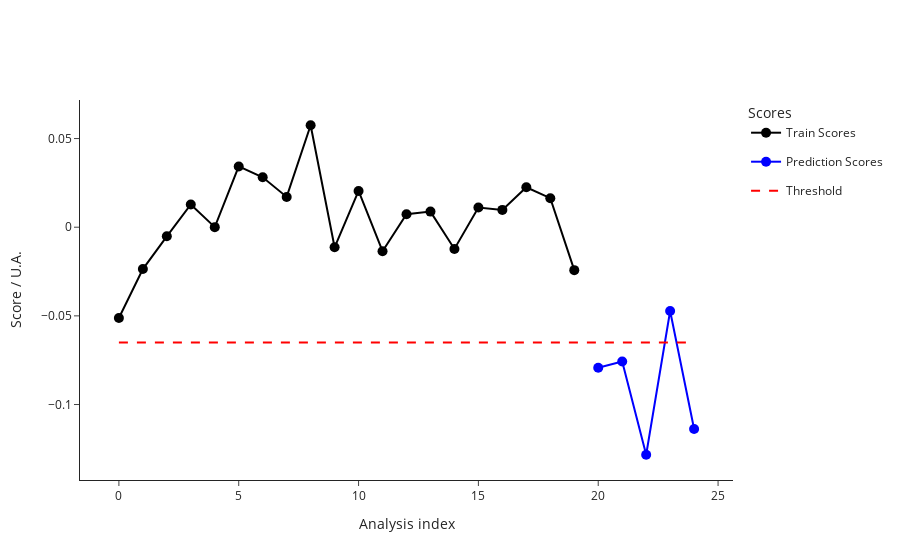

The notebook cell this image was saved under:
### Code cell
test2_data = pd.read_csv("dev/test2_features.csv")
test2_metadata = pd.read_csv("dev/test2_metadata.csv")
test_samples = test2_metadata["index"]

ana.predict(test2_data, test2_metadata)
outliers_test = ana.test_prediction_outliers()
print(outliers_test)
ana.plot_scores()

### Figure 1 — Plotly figure (JSON) as saved in the notebook; plotly's stock layout.template omitted (floating-point values rounded to 4 significant figures)
{"data": [{"hovertemplate": ["<b>index: </b>18<br><b>name: </b>210812_Pac--005<br><b>path: </b>C:/Users/Sandeep/Desktop/ExtractedSignals\\210812_Pac 2021-08-12 10-30-07\\210812_Pac--005.D<br><b>batch: </b>210812_Pac 2021-08-12 10-30-07<br><b>batch_position: </b>5<br><b>idle_time: </b>39.0<br><b>sample: </b>NaCl 0,9%<br><b>method: </b>SAA_411_Pac.M<br><b>timestamp: </b>2021-08-12 10:50:23<br><b>detector: </b>G1315C<br><b>pump: </b>G7110B<br><b>start_time: </b>2021-08-12 10:50:57<br><b>end_time: </b>2021-08-12 10:54:57<br><b>runtime: </b>239.7000000000036", "<b>index: </b>19<br><b>name: </b>210812_Pac--006<br><b>path: </b>C:/Users/Sandeep/Desktop/ExtractedSignals\\210812_Pac 2021-08-12 10-30-07\\210812_Pac--006.D<br><b>batch: </b>210812_Pac 2021-08-12 10-30-07<br><b>batch_position: </b>6<br><b>idle_time: </b>39.0<br><b>sample: </b>Blank<br><b>method: </b>SAA_411_Pac.M<br><b>timestamp: </b>2021-08-12 10:55:02<br><b>detector: </b>G1315C<br><b>pump: </b>G7110B<br><b>start_time: </b>2021-08-12 10:55:36<br><b>end_time: </b>2021-08-12 10:59:36<br><b>runtime: </b>239.7000000000036", "<b>index: </b>20<br><b>name: </b>210812_Pac--007<br><b>path: </b>C:/Users/Sandeep/Desktop/ExtractedSignals\\210812_Pac 2021-08-12 10-30-07\\210812_Pac--007.D<br><b>batch: </b>210812_Pac 2021-08-12 10-30-07<br><b>batch_position: </b>7<br><b>idle_time: </b>39.0<br><b>sample: </b>0.025 mg/ml<br><b>method: </b>SAA_411_Pac.M<br><b>timestamp: </b>2021-08-12 10:59:41<br><b>detector: </b>G1315C<br><b>pump: </b>G7110B<br><b>start_time: </b>2021-08-12 11:00:15<br><b>end_time: </b>2021-08-12 11:04:15<br><b>runtime: </b>239.7000000000036", "<b>index: </b>21<br><b>name: </b>210812_Pac--008<br><b>path: </b>C:/Users/Sandeep/Desktop/ExtractedSignals\\210812_Pac 2021-08-12 10-30-07\\210812_Pac--008.D<br><b>batch: </b>210812_Pac 2021-08-12 10-30-07<br><b>batch_position: </b>8<br><b>idle_time: </b>39.0<br><b>sample: </b>Blank<br><b>method: </b>SAA_411_Pac.M<br><b>timestamp: </b>2021-08-12 11:04:20<br><b>detector: </b>G1315C<br><b>pump: </b>G7110B<br><b>start_time: </b>2021-08-12 11:04:54<br><b>end_time: </b>2021-08-12 11:08:54<br><b>runtime: </b>239.7000000000036", "<b>index: </b>22<br><b>name: </b>210812_Pac--009<br><b>path: </b>C:/Users/Sandeep/Desktop/ExtractedSignals\\210812_Pac 2021-08-12 10-30-07\\210812_Pac--009.D<br><b>batch: </b>210812_Pac 2021-08-12 10-30-07<br><b>batch_position: </b>9<br><b>idle_time: </b>38.0<br><b>sample: </b>210806/036 :10<br><b>method: </b>SAA_411_Pac.M<br><b>timestamp: </b>2021-08-12 11:08:59<br><b>detector: </b>G1315C<br><b>pump: </b>G7110B<br><b>start_time: </b>2021-08-12 11:09:32<br><b>end_time: </b>2021-08-12 11:13:32<br><b>runtime: </b>239.7000000000036", "<b>index: </b>23<br><b>name: </b>210812_Pac--010<br><b>path: </b>C:/Users/Sandeep/Desktop/ExtractedSignals\\210812_Pac 2021-08-12 10-30-07\\210812_Pac--010.D<br><b>batch: </b>210812_Pac 2021-08-12 10-30-07<br><b>batch_position: </b>10<br><b>idle_time: </b>39.0<br><b>sample: </b>210806/036 :10<br><b>method: </b>SAA_411_Pac.M<br><b>timestamp: </b>2021-08-12 11:13:37<br><b>detector: </b>G7110B<br><b>pump: </b>G7110B<br><b>start_time: </b>2021-08-12 11:14:11<br><b>end_time: </b>2021-08-12 11:18:11<br><b>runtime: </b>239.7000000000036", "<b>index: </b>24<br><b>name: </b>210812_Pac--011<br><b>path: </b>C:/Users/Sandeep/Desktop/ExtractedSignals\\210812_Pac 2021-08-12 10-30-07\\210812_Pac--011.D<br><b>batch: </b>210812_Pac 2021-08-12 10-30-07<br><b>batch_position: </b>11<br><b>idle_time: </b>39.0<br><b>sample: </b>210806/036 :10<br><b>method: </b>SAA_411_Pac.M<br><b>timestamp: </b>2021-08-12 11:18:16<br><b>detector: </b>G7110B<br><b>pump: </b>G7110B<br><b>start_time: </b>2021-08-12 11:18:50<br><b>end_time: </b>2021-08-12 11:22:50<br><b>runtime: </b>239.7000000000036", "<b>index: </b>25<br><b>name: </b>210812_Pac--012<br><b>path: </b>C:/Users/Sandeep/Desktop/ExtractedSignals\\210812_Pac 2021-08-12 10-30-07\\210812_Pac--012.D<br><b>batch: </b>210812_Pac 2021-08-12 10-30-07<br><b>batch_position: </b>12<br><b>idle_time: </b>39.0<br><b>sample: </b>Blank<br><b>method: </b>SAA_411_Pac.M<br><b>timestamp: </b>2021-08-12 11:22:55<br><b>detector: </b>G1315C<br><b>pump: </b>G7110B<br><b>start_time: </b>2021-08-12 11:23:29<br><b>end_time: </b>2021-08-12 11:27:29<br><b>runtime: </b>239.7000000000036", "<b>index: </b>26<br><b>name: </b>210812_Pac--013<br><b>path: </b>C:/Users/Sandeep/Desktop/ExtractedSignals\\210812_Pac 2021-08-12 10-30-07\\210812_Pac--013.D<br><b>batch: </b>210812_Pac 2021-08-12 10-30-07<br><b>batch_position: </b>13<br><b>idle_time: </b>39.0<br><b>sample: </b>0.025 mg/ml<br><b>method: </b>SAA_411_Pac.M<br><b>timestamp: </b>2021-08-12 11:27:34<br><b>detector: </b>G1315C<br><b>pump: </b>G7110B<br><b>start_time: </b>2021-08-12 11:28:08<br><b>end_time: </b>2021-08-12 11:32:08<br><b>runtime: </b>239.7000000000036", "<b>index: </b>27<br><b>name: </b>210812_Pac--014<br><b>path: </b>C:/Users/Sandeep/Desktop/ExtractedSignals\\210812_Pac 2021-08-12 10-30-07\\210812_Pac--014.D<br><b>batch: </b>210812_Pac 2021-08-12 10-30-07<br><b>batch_position: </b>14<br><b>idle_time: </b>38.0<br><b>sample: </b>Blank<br><b>method: </b>SAA_411_Pac.M<br><b>timestamp: </b>2021-08-12 11:32:13<br><b>detector: </b>G7110B<br><b>pump: </b>G7110B<br><b>start_time: </b>2021-08-12 11:32:46<br><b>end_time: </b>2021-08-12 11:36:47<br><b>runtime: </b>239.7000000000036", "<b>index: </b>51<br><b>name: </b>210813_Pac--005<br><b>path: </b>C:/Users/Sandeep/Desktop/ExtractedSignals\\210813_Pac 2021-08-13 10-37-27\\210813_Pac--005.D<br><b>batch: </b>210813_Pac 2021-08-13 10-37-27<br><b>batch_position: </b>5<br><b>idle_time: </b>39.0<br><b>sample: </b>NaCl 0,9%<br><b>method: </b>SAA_411_Pac.M<br><b>timestamp: </b>2021-08-13 10:57:52<br><b>detector: </b>G7110B<br><b>pump: </b>G7110B<br><b>start_time: </b>2021-08-13 10:58:26<br><b>end_time: </b>2021-08-13 11:02:27<br><b>runtime: </b>239.7000000000036", "<b>index: </b>52<br><b>name: </b>210813_Pac--006<br><b>path: </b>C:/Users/Sandeep/Desktop/ExtractedSignals\\210813_Pac 2021-08-13 10-37-27\\210813_Pac--006.D<br><b>batch: </b>210813_Pac 2021-08-13 10-37-27<br><b>batch_position: </b>6<br><b>idle_time: </b>38.0<br><b>sample: </b>Blank<br><b>method: </b>SAA_411_Pac.M<br><b>timestamp: </b>2021-08-13 11:02:31<br><b>detector: </b>G1315C<br><b>pump: </b>G7110B<br><b>start_time: </b>2021-08-13 11:03:05<br><b>end_time: </b>2021-08-13 11:07:06<br><b>runtime: </b>239.7000000000036", "<b>index: </b>53<br><b>name: </b>210813_Pac--007<br><b>path: </b>C:/Users/Sandeep/Desktop/ExtractedSignals\\210813_Pac 2021-08-13 10-37-27\\210813_Pac--007.D<br><b>batch: </b>210813_Pac 2021-08-13 10-37-27<br><b>batch_position: </b>7<br><b>idle_time: </b>38.0<br><b>sample: </b>0.025 mg/ml<br><b>method: </b>SAA_411_Pac.M<br><b>timestamp: </b>2021-08-13 11:07:10<br><b>detector: </b>G1315C<br><b>pump: </b>G7116B<br><b>start_time: </b>2021-08-13 11:07:44<br><b>end_time: </b>2021-08-13 11:11:45<br><b>runtime: </b>239.7000000000036", "<b>index: </b>54<br><b>name: </b>210813_Pac--008<br><b>path: </b>C:/Users/Sandeep/Desktop/ExtractedSignals\\210813_Pac 2021-08-13 10-37-27\\210813_Pac--008.D<br><b>batch: </b>210813_Pac 2021-08-13 10-37-27<br><b>batch_position: </b>8<br><b>idle_time: </b>38.0<br><b>sample: </b>Blank<br><b>method: </b>SAA_411_Pac.M<br><b>timestamp: </b>2021-08-13 11:11:49<br><b>detector: </b>G1315C<br><b>pump: </b>G7110B<br><b>start_time: </b>2021-08-13 11:12:23<br><b>end_time: </b>2021-08-13 11:16:23<br><b>runtime: </b>239.7000000000036", "<b>index: </b>55<br><b>name: </b>210813_Pac--009<br><b>path: </b>C:/Users/Sandeep/Desktop/ExtractedSignals\\210813_Pac 2021-08-13 10-37-27\\210813_Pac--009.D<br><b>batch: </b>210813_Pac 2021-08-13 10-37-27<br><b>batch_position: </b>9<br><b>idle_time: </b>39.0<br><b>sample: </b>210812/004 :20<br><b>method: </b>SAA_411_Pac.M<br><b>timestamp: </b>2021-08-13 11:16:28<br><b>detector: </b>G1315C<br><b>pump: </b>G7110B<br><b>start_time: </b>2021-08-13 11:17:02<br><b>end_time: </b>2021-08-13 11:21:03<br><b>runtime: </b>239.7000000000036", "<b>index: </b>56<br><b>name: </b>210813_Pac--010<br><b>path: </b>C:/Users/Sandeep/Desktop/ExtractedSignals\\210813_Pac 2021-08-13 10-37-27\\210813_Pac--010.D<br><b>batch: </b>210813_Pac 2021-08-13 10-37-27<br><b>batch_position: </b>10<br><b>idle_time: </b>38.0<br><b>sample: </b>210812/004 :20<br><b>method: </b>SAA_411_Pac.M<br><b>timestamp: </b>2021-08-13 11:21:08<br><b>detector: </b>G1315C<br><b>pump: </b>G7110B<br><b>start_time: </b>2021-08-13 11:21:41<br><b>end_time: </b>2021-08-13 11:25:42<br><b>runtime: </b>239.7000000000036", "<b>index: </b>57<br><b>name: </b>210813_Pac--011<br><b>path: </b>C:/Users/Sandeep/Desktop/ExtractedSignals\\210813_Pac 2021-08-13 10-37-27\\210813_Pac--011.D<br><b>batch: </b>210813_Pac 2021-08-13 10-37-27<br><b>batch_position: </b>11<br><b>idle_time: </b>39.0<br><b>sample: </b>210812/004 :20<br><b>method: </b>SAA_411_Pac.M<br><b>timestamp: </b>2021-08-13 11:25:46<br><b>detector: </b>G1315C<br><b>pump: </b>G7110B<br><b>start_time: </b>2021-08-13 11:26:21<br><b>end_time: </b>2021-08-13 11:30:21<br><b>runtime: </b>239.7000000000036", "<b>index: </b>58<br><b>name: </b>210813_Pac--012<br><b>path: </b>C:/Users/Sandeep/Desktop/ExtractedSignals\\210813_Pac 2021-08-13 10-37-27\\210813_Pac--012.D<br><b>batch: </b>210813_Pac 2021-08-13 10-37-27<br><b>batch_position: </b>12<br><b>idle_time: </b>38.0<br><b>sample: </b>Blank<br><b>method: </b>SAA_411_Pac.M<br><b>timestamp: </b>2021-08-13 11:30:26<br><b>detector: </b>G1315C<br><b>pump: </b>G7110B<br><b>start_time: </b>2021-08-13 11:30:59<br><b>end_time: </b>2021-08-13 11:34:59<br><b>runtime: </b>239.7000000000036", "<b>index: </b>59<br><b>name: </b>210813_Pac--013<br><b>path: </b>C:/Users/Sandeep/Desktop/ExtractedSignals\\210813_Pac 2021-08-13 10-37-27\\210813_Pac--013.D<br><b>batch: </b>210813_Pac 2021-08-13 10-37-27<br><b>batch_position: </b>13<br><b>idle_time: </b>39.0<br><b>sample: </b>0.025 mg/ml<br><b>method: </b>SAA_411_Pac.M<br><b>timestamp: </b>2021-08-13 11:35:04<br><b>detector: </b>G1315C<br><b>pump: </b>G7110B<br><b>start_time: </b>2021-08-13 11:35:38<br><b>end_time: </b>2021-08-13 11:39:38<br><b>runtime: </b>239.7000000000036", "<b>index: </b>60<br><b>name: </b>210813_Pac--014<br><b>path: </b>C:/Users/Sandeep/Desktop/ExtractedSignals\\210813_Pac 2021-08-13 10-37-27\\210813_Pac--014.D<br><b>batch: </b>210813_Pac 2021-08-13 10-37-27<br><b>batch_position: </b>14<br><b>idle_time: </b>38.0<br><b>sample: </b>Blank<br><b>method: </b>SAA_411_Pac.M<br><b>timestamp: </b>2021-08-13 11:39:43<br><b>detector: </b>G1315C<br><b>pump: </b>G7110B<br><b>start_time: </b>2021-08-13 11:40:16<br><b>end_time: </b>2021-08-13 11:44:17<br><b>runtime: </b>239.7000000000036"], "legendgroup": "Train", "line": {"color": "black"}, "marker": {"color": "black", "size": 10}, "mode": "lines+markers", "name": "Train Scores", "text": ["<b>index: </b>18<br><b>name: </b>210812_Pac--005<br><b>path: </b>C:/Users/Sandeep/Desktop/ExtractedSignals\\210812_Pac 2021-08-12 10-30-07\\210812_Pac--005.D<br><b>batch: </b>210812_Pac 2021-08-12 10-30-07<br><b>batch_position: </b>5<br><b>idle_time: </b>39.0<br><b>sample: </b>NaCl 0,9%<br><b>method: </b>SAA_411_Pac.M<br><b>timestamp: </b>2021-08-12 10:50:23<br><b>detector: </b>G1315C<br><b>pump: </b>G7110B<br><b>start_time: </b>2021-08-12 10:50:57<br><b>end_time: </b>2021-08-12 10:54:57<br><b>runtime: </b>239.7000000000036", "<b>index: </b>19<br><b>name: </b>210812_Pac--006<br><b>path: </b>C:/Users/Sandeep/Desktop/ExtractedSignals\\210812_Pac 2021-08-12 10-30-07\\210812_Pac--006.D<br><b>batch: </b>210812_Pac 2021-08-12 10-30-07<br><b>batch_position: </b>6<br><b>idle_time: </b>39.0<br><b>sample: </b>Blank<br><b>method: </b>SAA_411_Pac.M<br><b>timestamp: </b>2021-08-12 10:55:02<br><b>detector: </b>G1315C<br><b>pump: </b>G7110B<br><b>start_time: </b>2021-08-12 10:55:36<br><b>end_time: </b>2021-08-12 10:59:36<br><b>runtime: </b>239.7000000000036", "<b>index: </b>20<br><b>name: </b>210812_Pac--007<br><b>path: </b>C:/Users/Sandeep/Desktop/ExtractedSignals\\210812_Pac 2021-08-12 10-30-07\\210812_Pac--007.D<br><b>batch: </b>210812_Pac 2021-08-12 10-30-07<br><b>batch_position: </b>7<br><b>idle_time: </b>39.0<br><b>sample: </b>0.025 mg/ml<br><b>method: </b>SAA_411_Pac.M<br><b>timestamp: </b>2021-08-12 10:59:41<br><b>detector: </b>G1315C<br><b>pump: </b>G7110B<br><b>start_time: </b>2021-08-12 11:00:15<br><b>end_time: </b>2021-08-12 11:04:15<br><b>runtime: </b>239.7000000000036", "<b>index: </b>21<br><b>name: </b>210812_Pac--008<br><b>path: </b>C:/Users/Sandeep/Desktop/ExtractedSignals\\210812_Pac 2021-08-12 10-30-07\\210812_Pac--008.D<br><b>batch: </b>210812_Pac 2021-08-12 10-30-07<br><b>batch_position: </b>8<br><b>idle_time: </b>39.0<br><b>sample: </b>Blank<br><b>method: </b>SAA_411_Pac.M<br><b>timestamp: </b>2021-08-12 11:04:20<br><b>detector: </b>G1315C<br><b>pump: </b>G7110B<br><b>start_time: </b>2021-08-12 11:04:54<br><b>end_time: </b>2021-08-12 11:08:54<br><b>runtime: </b>239.7000000000036", "<b>index: </b>22<br><b>name: </b>210812_Pac--009<br><b>path: </b>C:/Users/Sandeep/Desktop/ExtractedSignals\\210812_Pac 2021-08-12 10-30-07\\210812_Pac--009.D<br><b>batch: </b>210812_Pac 2021-08-12 10-30-07<br><b>batch_position: </b>9<br><b>idle_time: </b>38.0<br><b>sample: </b>210806/036 :10<br><b>method: </b>SAA_411_Pac.M<br><b>timestamp: </b>2021-08-12 11:08:59<br><b>detector: </b>G1315C<br><b>pump: </b>G7110B<br><b>start_time: </b>2021-08-12 11:09:32<br><b>end_time: </b>2021-08-12 11:13:32<br><b>runtime: </b>239.7000000000036", "<b>index: </b>23<br><b>name: </b>210812_Pac--010<br><b>path: </b>C:/Users/Sandeep/Desktop/ExtractedSignals\\210812_Pac 2021-08-12 10-30-07\\210812_Pac--010.D<br><b>batch: </b>210812_Pac 2021-08-12 10-30-07<br><b>batch_position: </b>10<br><b>idle_time: </b>39.0<br><b>sample: </b>210806/036 :10<br><b>method: </b>SAA_411_Pac.M<br><b>timestamp: </b>2021-08-12 11:13:37<br><b>detector: </b>G7110B<br><b>pump: </b>G7110B<br><b>start_time: </b>2021-08-12 11:14:11<br><b>end_time: </b>2021-08-12 11:18:11<br><b>runtime: </b>239.7000000000036", "<b>index: </b>24<br><b>name: </b>210812_Pac--011<br><b>path: </b>C:/Users/Sandeep/Desktop/ExtractedSignals\\210812_Pac 2021-08-12 10-30-07\\210812_Pac--011.D<br><b>batch: </b>210812_Pac 2021-08-12 10-30-07<br><b>batch_position: </b>11<br><b>idle_time: </b>39.0<br><b>sample: </b>210806/036 :10<br><b>method: </b>SAA_411_Pac.M<br><b>timestamp: </b>2021-08-12 11:18:16<br><b>detector: </b>G7110B<br><b>pump: </b>G7110B<br><b>start_time: </b>2021-08-12 11:18:50<br><b>end_time: </b>2021-08-12 11:22:50<br><b>runtime: </b>239.7000000000036", "<b>index: </b>25<br><b>name: </b>210812_Pac--012<br><b>path: </b>C:/Users/Sandeep/Desktop/ExtractedSignals\\210812_Pac 2021-08-12 10-30-07\\210812_Pac--012.D<br><b>batch: </b>210812_Pac 2021-08-12 10-30-07<br><b>batch_position: </b>12<br><b>idle_time: </b>39.0<br><b>sample: </b>Blank<br><b>method: </b>SAA_411_Pac.M<br><b>timestamp: </b>2021-08-12 11:22:55<br><b>detector: </b>G1315C<br><b>pump: </b>G7110B<br><b>start_time: </b>2021-08-12 11:23:29<br><b>end_time: </b>2021-08-12 11:27:29<br><b>runtime: </b>239.7000000000036", "<b>index: </b>26<br><b>name: </b>210812_Pac--013<br><b>path: </b>C:/Users/Sandeep/Desktop/ExtractedSignals\\210812_Pac 2021-08-12 10-30-07\\210812_Pac--013.D<br><b>batch: </b>210812_Pac 2021-08-12 10-30-07<br><b>batch_position: </b>13<br><b>idle_time: </b>39.0<br><b>sample: </b>0.025 mg/ml<br><b>method: </b>SAA_411_Pac.M<br><b>timestamp: </b>2021-08-12 11:27:34<br><b>detector: </b>G1315C<br><b>pump: </b>G7110B<br><b>start_time: </b>2021-08-12 11:28:08<br><b>end_time: </b>2021-08-12 11:32:08<br><b>runtime: </b>239.7000000000036", "<b>index: </b>27<br><b>name: </b>210812_Pac--014<br><b>path: </b>C:/Users/Sandeep/Desktop/ExtractedSignals\\210812_Pac 2021-08-12 10-30-07\\210812_Pac--014.D<br><b>batch: </b>210812_Pac 2021-08-12 10-30-07<br><b>batch_position: </b>14<br><b>idle_time: </b>38.0<br><b>sample: </b>Blank<br><b>method: </b>SAA_411_Pac.M<br><b>timestamp: </b>2021-08-12 11:32:13<br><b>detector: </b>G7110B<br><b>pump: </b>G7110B<br><b>start_time: </b>2021-08-12 11:32:46<br><b>end_time: </b>2021-08-12 11:36:47<br><b>runtime: </b>239.7000000000036", "<b>index: </b>51<br><b>name: </b>210813_Pac--005<br><b>path: </b>C:/Users/Sandeep/Desktop/ExtractedSignals\\210813_Pac 2021-08-13 10-37-27\\210813_Pac--005.D<br><b>batch: </b>210813_Pac 2021-08-13 10-37-27<br><b>batch_position: </b>5<br><b>idle_time: </b>39.0<br><b>sample: </b>NaCl 0,9%<br><b>method: </b>SAA_411_Pac.M<br><b>timestamp: </b>2021-08-13 10:57:52<br><b>detector: </b>G7110B<br><b>pump: </b>G7110B<br><b>start_time: </b>2021-08-13 10:58:26<br><b>end_time: </b>2021-08-13 11:02:27<br><b>runtime: </b>239.7000000000036", "<b>index: </b>52<br><b>name: </b>210813_Pac--006<br><b>path: </b>C:/Users/Sandeep/Desktop/ExtractedSignals\\210813_Pac 2021-08-13 10-37-27\\210813_Pac--006.D<br><b>batch: </b>210813_Pac 2021-08-13 10-37-27<br><b>batch_position: </b>6<br><b>idle_time: </b>38.0<br><b>sample: </b>Blank<br><b>method: </b>SAA_411_Pac.M<br><b>timestamp: </b>2021-08-13 11:02:31<br><b>detector: </b>G1315C<br><b>pump: </b>G7110B<br><b>start_time: </b>2021-08-13 11:03:05<br><b>end_time: </b>2021-08-13 11:07:06<br><b>runtime: </b>239.7000000000036", "<b>index: </b>53<br><b>name: </b>210813_Pac--007<br><b>path: </b>C:/Users/Sandeep/Desktop/ExtractedSignals\\210813_Pac 2021-08-13 10-37-27\\210813_Pac--007.D<br><b>batch: </b>210813_Pac 2021-08-13 10-37-27<br><b>batch_position: </b>7<br><b>idle_time: </b>38.0<br><b>sample: </b>0.025 mg/ml<br><b>method: </b>SAA_411_Pac.M<br><b>timestamp: </b>2021-08-13 11:07:10<br><b>detector: </b>G1315C<br><b>pump: </b>G7116B<br><b>start_time: </b>2021-08-13 11:07:44<br><b>end_time: </b>2021-08-13 11:11:45<br><b>runtime: </b>239.7000000000036", "<b>index: </b>54<br><b>name: </b>210813_Pac--008<br><b>path: </b>C:/Users/Sandeep/Desktop/ExtractedSignals\\210813_Pac 2021-08-13 10-37-27\\210813_Pac--008.D<br><b>batch: </b>210813_Pac 2021-08-13 10-37-27<br><b>batch_position: </b>8<br><b>idle_time: </b>38.0<br><b>sample: </b>Blank<br><b>method: </b>SAA_411_Pac.M<br><b>timestamp: </b>2021-08-13 11:11:49<br><b>detector: </b>G1315C<br><b>pump: </b>G7110B<br><b>start_time: </b>2021-08-13 11:12:23<br><b>end_time: </b>2021-08-13 11:16:23<br><b>runtime: </b>239.7000000000036", "<b>index: </b>55<br><b>name: </b>210813_Pac--009<br><b>path: </b>C:/Users/Sandeep/Desktop/ExtractedSignals\\210813_Pac 2021-08-13 10-37-27\\210813_Pac--009.D<br><b>batch: </b>210813_Pac 2021-08-13 10-37-27<br><b>batch_position: </b>9<br><b>idle_time: </b>39.0<br><b>sample: </b>210812/004 :20<br><b>method: </b>SAA_411_Pac.M<br><b>timestamp: </b>2021-08-13 11:16:28<br><b>detector: </b>G1315C<br><b>pump: </b>G7110B<br><b>start_time: </b>2021-08-13 11:17:02<br><b>end_time: </b>2021-08-13 11:21:03<br><b>runtime: </b>239.7000000000036", "<b>index: </b>56<br><b>name: </b>210813_Pac--010<br><b>path: </b>C:/Users/Sandeep/Desktop/ExtractedSignals\\210813_Pac 2021-08-13 10-37-27\\210813_Pac--010.D<br><b>batch: </b>210813_Pac 2021-08-13 10-37-27<br><b>batch_position: </b>10<br><b>idle_time: </b>38.0<br><b>sample: </b>210812/004 :20<br><b>method: </b>SAA_411_Pac.M<br><b>timestamp: </b>2021-08-13 11:21:08<br><b>detector: </b>G1315C<br><b>pump: </b>G7110B<br><b>start_time: </b>2021-08-13 11:21:41<br><b>end_time: </b>2021-08-13 11:25:42<br><b>runtime: </b>239.7000000000036", "<b>index: </b>57<br><b>name: </b>210813_Pac--011<br><b>path: </b>C:/Users/Sandeep/Desktop/ExtractedSignals\\210813_Pac 2021-08-13 10-37-27\\210813_Pac--011.D<br><b>batch: </b>210813_Pac 2021-08-13 10-37-27<br><b>batch_position: </b>11<br><b>idle_time: </b>39.0<br><b>sample: </b>210812/004 :20<br><b>method: </b>SAA_411_Pac.M<br><b>timestamp: </b>2021-08-13 11:25:46<br><b>detector: </b>G1315C<br><b>pump: </b>G7110B<br><b>start_time: </b>2021-08-13 11:26:21<br><b>end_time: </b>2021-08-13 11:30:21<br><b>runtime: </b>239.7000000000036", "<b>index: </b>58<br><b>name: </b>210813_Pac--012<br><b>path: </b>C:/Users/Sandeep/Desktop/ExtractedSignals\\210813_Pac 2021-08-13 10-37-27\\210813_Pac--012.D<br><b>batch: </b>210813_Pac 2021-08-13 10-37-27<br><b>batch_position: </b>12<br><b>idle_time: </b>38.0<br><b>sample: </b>Blank<br><b>method: </b>SAA_411_Pac.M<br><b>timestamp: </b>2021-08-13 11:30:26<br><b>detector: </b>G1315C<br><b>pump: </b>G7110B<br><b>start_time: </b>2021-08-13 11:30:59<br><b>end_time: </b>2021-08-13 11:34:59<br><b>runtime: </b>239.7000000000036", "<b>index: </b>59<br><b>name: </b>210813_Pac--013<br><b>path: </b>C:/Users/Sandeep/Desktop/ExtractedSignals\\210813_Pac 2021-08-13 10-37-27\\210813_Pac--013.D<br><b>batch: </b>210813_Pac 2021-08-13 10-37-27<br><b>batch_position: </b>13<br><b>idle_time: </b>39.0<br><b>sample: </b>0.025 mg/ml<br><b>method: </b>SAA_411_Pac.M<br><b>timestamp: </b>2021-08-13 11:35:04<br><b>detector: </b>G1315C<br><b>pump: </b>G7110B<br><b>start_time: </b>2021-08-13 11:35:38<br><b>end_time: </b>2021-08-13 11:39:38<br><b>runtime: </b>239.7000000000036", "<b>index: </b>60<br><b>name: </b>210813_Pac--014<br><b>path: </b>C:/Users/Sandeep/Desktop/ExtractedSignals\\210813_Pac 2021-08-13 10-37-27\\210813_Pac--014.D<br><b>batch: </b>210813_Pac 2021-08-13 10-37-27<br><b>batch_position: </b>14<br><b>idle_time: </b>38.0<br><b>sample: </b>Blank<br><b>method: </b>SAA_411_Pac.M<br><b>timestamp: </b>2021-08-13 11:39:43<br><b>detector: </b>G1315C<br><b>pump: </b>G7110B<br><b>start_time: </b>2021-08-13 11:40:16<br><b>end_time: </b>2021-08-13 11:44:17<br><b>runtime: </b>239.7000000000036"], "type": "scatter", "x": [0, 1, 2, 3, 4, 5, 6, 7, 8, 9, 10, 11, 12, 13, 14, 15, 16, 17, 18, 19], "y": [-0.05118, -0.02359, -0.005131, 0.01283, 4.796e-05, 0.03428, 0.02818, 0.01708, 0.05751, -0.01131, 0.02044, -0.01354, 0.007281, 0.008799, -0.01225, 0.01109, 0.009778, 0.02251, 0.01637, -0.02421]}, {"hovertemplate": ["<b>index: </b>266<br><b>name: </b>210910_Pac<br><b>path: </b>C:/Users/Sandeep/Desktop/ExtractedSignals\\210910_Pac 2021-09-10 14-25-54\\210910_Pac.D<br><b>batch: </b>210910_Pac 2021-09-10 14-25-54<br><b>batch_position: </b>1<br><b>idle_time: </b>142.0<br><b>sample: </b>Blank<br><b>method: </b>SAA_411_Pac.M<br><b>timestamp: </b>2021-09-10 14:25:59<br><b>detector: </b>G1315C<br><b>pump: </b>G7110B<br><b>start_time: </b>2021-09-10 14:28:06<br><b>end_time: </b>2021-09-10 14:32:06<br><b>runtime: </b>239.7000000000036", "<b>index: </b>47<br><b>name: </b>210813_Pac<br><b>path: </b>C:/Users/Sandeep/Desktop/ExtractedSignals\\210813_Pac 2021-08-13 10-37-27\\210813_Pac.D<br><b>batch: </b>210813_Pac 2021-08-13 10-37-27<br><b>batch_position: </b>1<br><b>idle_time: </b>5673.0<br><b>sample: </b>Blank<br><b>method: </b>SAA_411_Pac.M<br><b>timestamp: </b>2021-08-13 10:37:33<br><b>detector: </b>G7110B<br><b>pump: </b>G7110B<br><b>start_time: </b>2021-08-13 10:39:51<br><b>end_time: </b>2021-08-13 10:43:51<br><b>runtime: </b>239.7000000000036", "<b>index: </b>17<br><b>name: </b>210812_Pac--004<br><b>path: </b>C:/Users/Sandeep/Desktop/ExtractedSignals\\210812_Pac 2021-08-12 10-30-07\\210812_Pac--004.D<br><b>batch: </b>210812_Pac 2021-08-12 10-30-07<br><b>batch_position: </b>4<br><b>idle_time: </b>39.0<br><b>sample: </b>Blank<br><b>method: </b>SAA_411_Pac.M<br><b>timestamp: </b>2021-08-12 10:45:44<br><b>detector: </b>G1315C<br><b>pump: </b>G7110B<br><b>start_time: </b>2021-08-12 10:46:18<br><b>end_time: </b>2021-08-12 10:50:18<br><b>runtime: </b>239.7000000000036", "<b>index: </b>119<br><b>name: </b>210819_Pac--004<br><b>path: </b>C:/Users/Sandeep/Desktop/ExtractedSignals\\210819_Pac 2021-08-19 15-50-49\\210819_Pac--004.D<br><b>batch: </b>210819_Pac 2021-08-19 15-50-49<br><b>batch_position: </b>4<br><b>idle_time: </b>39.0<br><b>sample: </b>Blank<br><b>method: </b>SAA_411_Pac.M<br><b>timestamp: </b>2021-08-19 16:06:48<br><b>detector: </b>G7110B<br><b>pump: </b>G7110B<br><b>start_time: </b>2021-08-19 16:07:22<br><b>end_time: </b>2021-08-19 16:11:23<br><b>runtime: </b>239.7000000000036", "<b>index: </b>16<br><b>name: </b>210812_Pac--003<br><b>path: </b>C:/Users/Sandeep/Desktop/ExtractedSignals\\210812_Pac 2021-08-12 10-30-07\\210812_Pac--003.D<br><b>batch: </b>210812_Pac 2021-08-12 10-30-07<br><b>batch_position: </b>3<br><b>idle_time: </b>39.0<br><b>sample: </b>Blank<br><b>method: </b>SAA_411_Pac.M<br><b>timestamp: </b>2021-08-12 10:41:05<br><b>detector: </b>G1315C<br><b>pump: </b>G7110B<br><b>start_time: </b>2021-08-12 10:41:39<br><b>end_time: </b>2021-08-12 10:45:39<br><b>runtime: </b>239.7000000000036"], "legendgroup": "Prediction", "line": {"color": "blue"}, "marker": {"color": "blue", "size": 10}, "mode": "lines+markers", "name": "Prediction Scores", "text": ["<b>index: </b>266<br><b>name: </b>210910_Pac<br><b>path: </b>C:/Users/Sandeep/Desktop/ExtractedSignals\\210910_Pac 2021-09-10 14-25-54\\210910_Pac.D<br><b>batch: </b>210910_Pac 2021-09-10 14-25-54<br><b>batch_position: </b>1<br><b>idle_time: </b>142.0<br><b>sample: </b>Blank<br><b>method: </b>SAA_411_Pac.M<br><b>timestamp: </b>2021-09-10 14:25:59<br><b>detector: </b>G1315C<br><b>pump: </b>G7110B<br><b>start_time: </b>2021-09-10 14:28:06<br><b>end_time: </b>2021-09-10 14:32:06<br><b>runtime: </b>239.7000000000036", "<b>index: </b>47<br><b>name: </b>210813_Pac<br><b>path: </b>C:/Users/Sandeep/Desktop/ExtractedSignals\\210813_Pac 2021-08-13 10-37-27\\210813_Pac.D<br><b>batch: </b>210813_Pac 2021-08-13 10-37-27<br><b>batch_position: </b>1<br><b>idle_time: </b>5673.0<br><b>sample: </b>Blank<br><b>method: </b>SAA_411_Pac.M<br><b>timestamp: </b>2021-08-13 10:37:33<br><b>detector: </b>G7110B<br><b>pump: </b>G7110B<br><b>start_time: </b>2021-08-13 10:39:51<br><b>end_time: </b>2021-08-13 10:43:51<br><b>runtime: </b>239.7000000000036", "<b>index: </b>17<br><b>name: </b>210812_Pac--004<br><b>path: </b>C:/Users/Sandeep/Desktop/ExtractedSignals\\210812_Pac 2021-08-12 10-30-07\\210812_Pac--004.D<br><b>batch: </b>210812_Pac 2021-08-12 10-30-07<br><b>batch_position: </b>4<br><b>idle_time: </b>39.0<br><b>sample: </b>Blank<br><b>method: </b>SAA_411_Pac.M<br><b>timestamp: </b>2021-08-12 10:45:44<br><b>detector: </b>G1315C<br><b>pump: </b>G7110B<br><b>start_time: </b>2021-08-12 10:46:18<br><b>end_time: </b>2021-08-12 10:50:18<br><b>runtime: </b>239.7000000000036", "<b>index: </b>119<br><b>name: </b>210819_Pac--004<br><b>path: </b>C:/Users/Sandeep/Desktop/ExtractedSignals\\210819_Pac 2021-08-19 15-50-49\\210819_Pac--004.D<br><b>batch: </b>210819_Pac 2021-08-19 15-50-49<br><b>batch_position: </b>4<br><b>idle_time: </b>39.0<br><b>sample: </b>Blank<br><b>method: </b>SAA_411_Pac.M<br><b>timestamp: </b>2021-08-19 16:06:48<br><b>detector: </b>G7110B<br><b>pump: </b>G7110B<br><b>start_time: </b>2021-08-19 16:07:22<br><b>end_time: </b>2021-08-19 16:11:23<br><b>runtime: </b>239.7000000000036", "<b>index: </b>16<br><b>name: </b>210812_Pac--003<br><b>path: </b>C:/Users/Sandeep/Desktop/ExtractedSignals\\210812_Pac 2021-08-12 10-30-07\\210812_Pac--003.D<br><b>batch: </b>210812_Pac 2021-08-12 10-30-07<br><b>batch_position: </b>3<br><b>idle_time: </b>39.0<br><b>sample: </b>Blank<br><b>method: </b>SAA_411_Pac.M<br><b>timestamp: </b>2021-08-12 10:41:05<br><b>detector: </b>G1315C<br><b>pump: </b>G7110B<br><b>start_time: </b>2021-08-12 10:41:39<br><b>end_time: </b>2021-08-12 10:45:39<br><b>runtime: </b>239.7000000000036"], "type": "scatter", "x": [20, 21, 22, 23, 24], "y": [-0.07923, -0.07575, -0.1283, -0.04724, -0.1138]}, {"legendgroup": "Threshold", "line": {"color": "red", "dash": "dash"}, "mode": "lines", "name": "Threshold", "type": "scatter", "x": [0, 24], "y": [-0.06502, -0.06502]}], "layout": {"legend": {"title": {"text": "Scores"}}, "xaxis": {"title": {"text": "Analysis index"}}, "yaxis": {"title": {"text": "Score / U.A."}}}}
